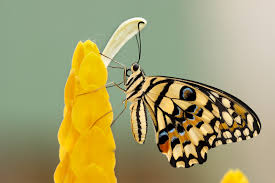
#> input picture images/papillon.jpeg, 275 x 183 px, found by its file name
$ python filtre.py
#> lines starting #> are read from the running program, lines starting #| are printed output that depends on the picture; long printed decimals are rounded
import numpy as np
import math
import matplotlib.pyplot as plt
import matplotlib.image as mpimg
import time

###### INITIALISATION #######

image_path = 'papillon.jpeg' #chemin de l'image

#lecture de l'image
image_origine = mpimg.imread(image_path)
#> image_origine is the input picture: shape (183, 275, 3); mean R, G, B 163.5, 157.6, 108.9
image = mpimg.imread(image_path)

#Conversion des valeurs entre 0 et 255
if image.dtype != np.uint8:  # Si les valeurs sont en flottant (0 à 1)
    image = (image * 255)
else:
    image = (image/np.max(image))*255


# On tronque l'image avec ses nouvelles dimensions
hauteur, largeur = image.shape[:2]
#> hauteur = 183; largeur = 275
nouvelle_hauteur = (hauteur // 8) * 8
#> nouvelle_hauteur = 176
nouvelle_largeur = (largeur // 8) * 8
#> nouvelle_largeur = 272
image = image[:nouvelle_hauteur, :nouvelle_largeur,:]
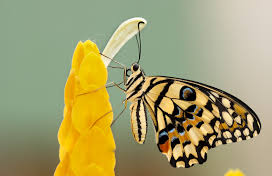
#> image: shape (176, 272, 3) float64; mean R, G, B 162.8, 158.1, 110.2

#centralisation des valeurs de la matrice
image = image - 128

taille_image = image.shape
#> taille_image = (176, 272, 3)

#seuil du filtre
SEUIL=6


#initialisation de P (matrice de passage) avec la formule de la double somme
P=np.zeros((8,8))
for i in range (8):
    for j in range (8):
        if i==0:
            ck=1/math.sqrt(2)
        else:
            ck=1
        P[i,j]= (1/2)*ck*math.cos(((2*j+1)*i*math.pi)/16)


# initialisation de Q : matrice de quantification Q
Q=np.array([[16,11,10,16,24,40,51,61],
            [12,12,13,19,26,58,60,55],
            [14,13,16,24,40,57,69,56],
            [14,17,22,29,51,87,80,62],
            [18,22,37,56,68,109,103,77],
            [24,35,55,64,81,104,113,92],
            [49,64,78,87,103,121,120,101],
            [72,92,95,98,112,100,103,99]])


####### COMPRESSION #########

compressed = np.zeros_like(image, dtype=float) #initialisation d'une matrice pour stocker les coefficients de compression

start_compression = time.time() # début du chronomètre pour le temps d'exécution

for c in range(taille_image[2]):  #compressions pour tous les canaux
    for i in range(0, taille_image[0], 8):   #compression par bloc de 8x8
        for j in range(0, taille_image[1], 8):
            bloc = image[i:i+8, j:j+8,c]
            #application du changement de base
            D = np.dot(P, np.dot(bloc,P.T))
            D_tilde = np.round(D/Q)
            compressed[i:i+8, j:j+8, c] = D_tilde

            # Suppression des coefficients selon le seuil (local au bloc)
            for k in range(8):
                for l in range(8):
                    if k + l >= SEUIL:
                        D_tilde[k, l] = 0
            compressed[i:i+8, j:j+8, c] = D_tilde
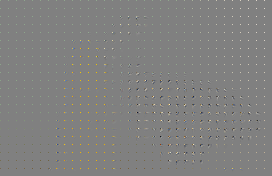
#> compressed: shape (176, 272, 3) float64; mean R, G, B 0.3, 0.2, -0.1; drawn with min black and max white

end_compression = time.time() # arrêt du chronomètre

time_taken_compression = end_compression - start_compression # calcul du temps d'exécution de la compression
print(f"Temps d'exécution de la compression : {time_taken_compression:.6f} secondes") #afficher le temps d'exécution


####### DECOMPRESSION ###########
decompressed = np.zeros_like(image, dtype=np.float32)

start_decompression = time.time() #début du chronomètre pour le temps d'exécution

for c in range(taille_image[2]):
    for i in range(0, taille_image[0], 8):
        for j in range(0, taille_image[1], 8):
            B = compressed[i:i+8,j:j+8,c]
            #opérations inverse à la compression
            D_tilde = B * Q
            D = np.dot(P.T, np.dot(D_tilde,P))
            D=np.round(D)
            decompressed[i:i+8, j:j+8, c] = D +128
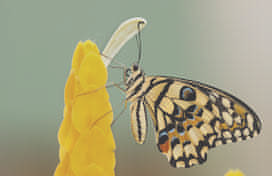
#> decompressed: shape (176, 272, 3) float32; mean R, G, B 162.7, 158, 110; drawn with min black and max white

#on limite les valeurs de la matrice entre 0 et 255
decompressed = np.clip(decompressed, 0, 255).astype(np.uint8)
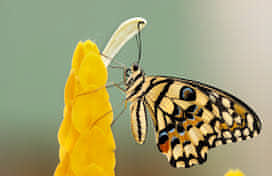
#> decompressed: shape (176, 272, 3); mean R, G, B 162.7, 158.1, 110.2

end_decompression = time.time() #arrêt du chronomètre

time_taken_decompression = end_decompression - start_decompression # calcul du temps d'exécution de la décompression
print(f"Temps d'exécution de la decompression : {time_taken_decompression:.6f} secondes") #affichage du temps d'exécution


######## CALCUL DU TAUX DE COMPRESSION ########
nb_coeff_non_zero = np.count_nonzero(compressed)  # Nombre de coefficients non nuls
#> nb_coeff_non_zero = 14752
taux_compression = 100 - ((nb_coeff_non_zero / (taille_image[1]*taille_image[0]*3)) * 100 )
#> taux_compression = 89.73
print(f"taux de compression : {taux_compression}")
#| taux de compression : 89.728


###### CALCUL DE L'ERREUR ########
erreur = (np.linalg.norm(((image+128)-decompressed))/(np.linalg.norm(image))) *100
#> erreur = 18.08
print(f"l'erreur est : {erreur}")
#| l'erreur est : 18.076

##### AFFICHAGE DES IMAGES
fig,axes = plt.subplots(2,2)
axes[0, 0].imshow(image_origine)
axes[0, 0].set_title("Image d'origine")
axes[0, 1].imshow(compressed)
axes[0, 1].set_title("Image compressée")
axes[1, 0].imshow(decompressed)
axes[1, 0].set_title("Image décompressée")
axes[1,1].axis('off')
plt.tight_layout()
plt.show()
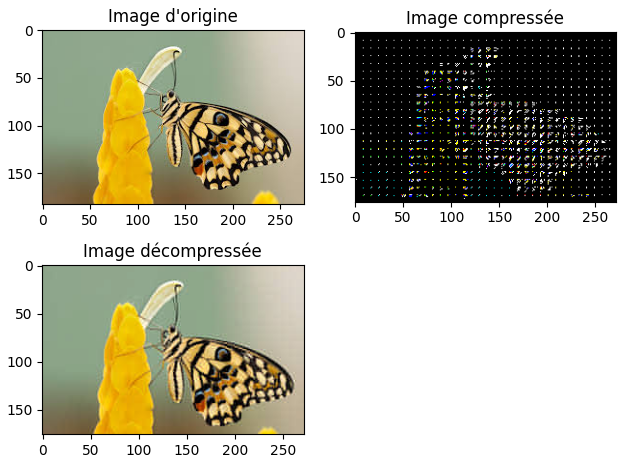
#> figure drawn by matplotlib, 3 panels

$ run again, with images/pierre.jpeg copied over images/papillon.jpeg
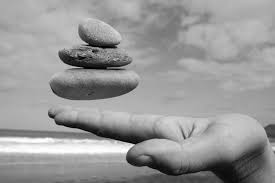
#> input picture images/pierre.jpeg, 275 x 183 px, found by its file name
#> image_origine is the input picture: shape (183, 275, 3); min 0, max 255, mean 152.3
#> after the loop `for c in range(taille_image[2]):`:
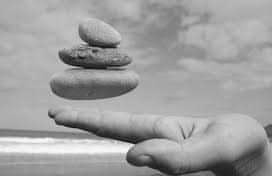
#> decompressed: shape (176, 272, 3) float32; min -27, max 263, mean 154.7; drawn with min black and max white
#> nb_coeff_non_zero = 12873
#> taux_compression = 91.04
#| taux de compression : 91.037
#> erreur = 8.42
#| l'erreur est : 8.417
#> `plt.show()`:
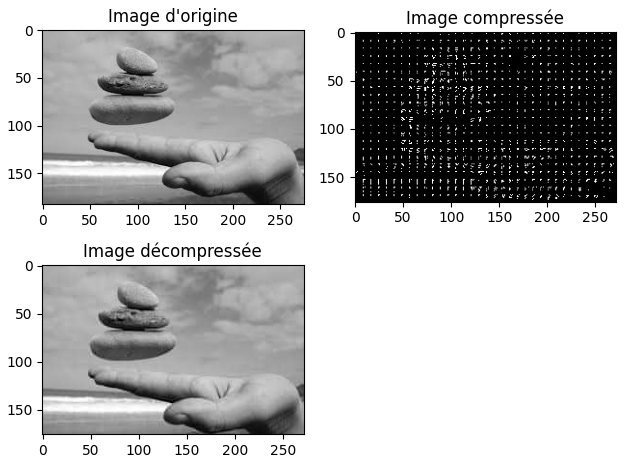
#> figure drawn by matplotlib, 3 panels

$ run again, with images/pns_noisy.png saved as images/papillon.jpeg
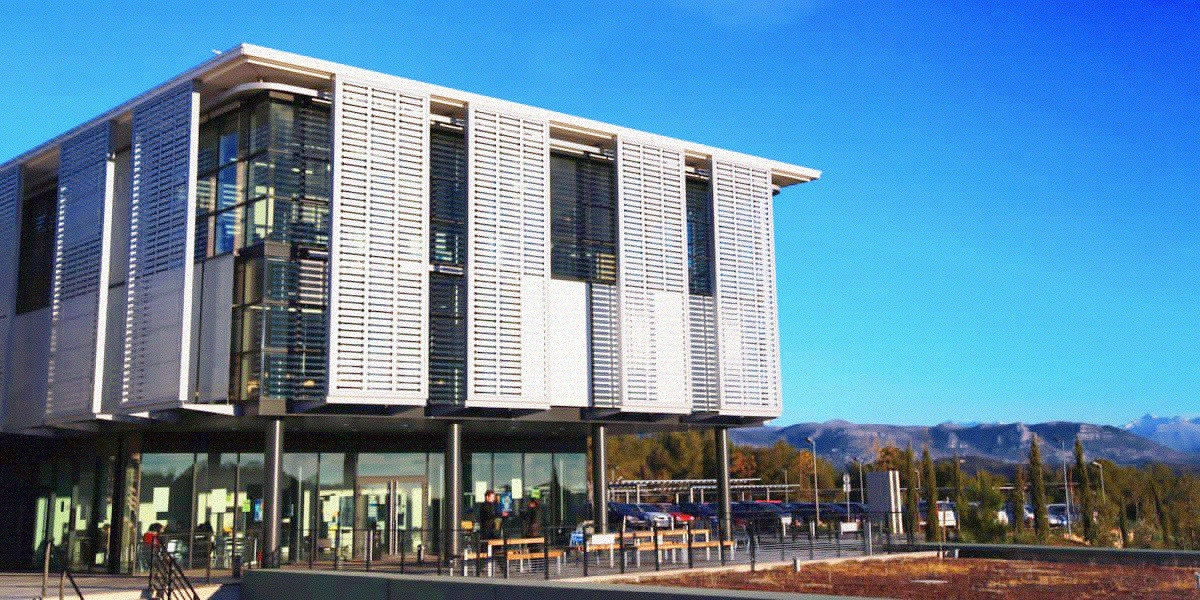
#> input picture images/pns_noisy.png, 1200 x 600 px, found by its file name
#> image_origine is the input picture: shape (600, 1200, 3); mean R, G, B 96.7, 133.3, 160.2
#> after the loop `for c in range(taille_image[2]):`:
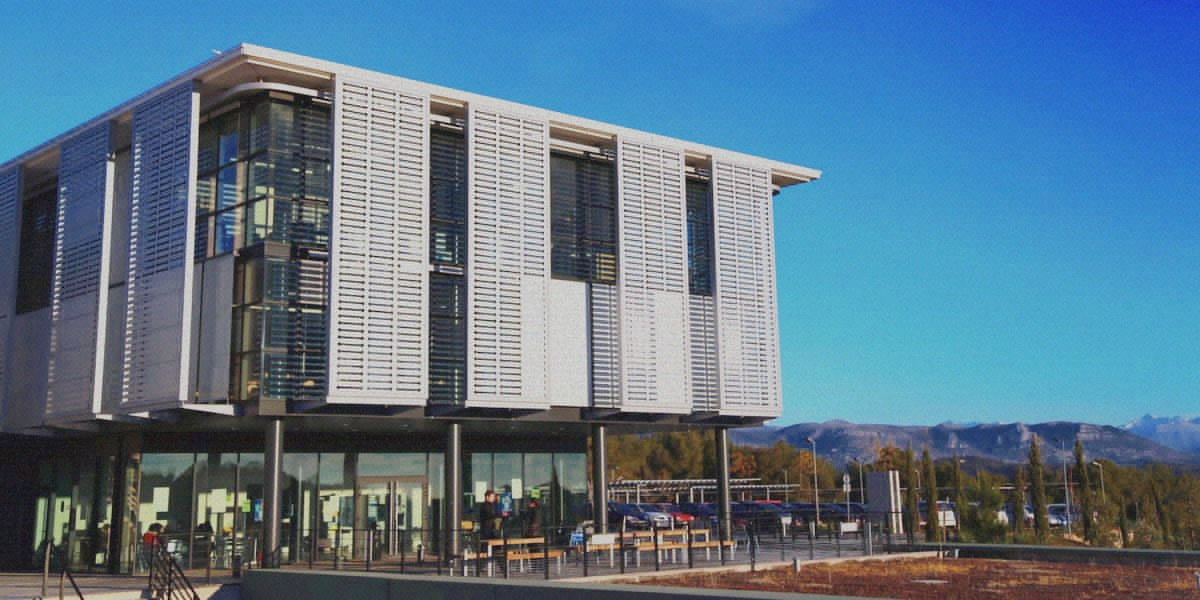
#> decompressed: shape (600, 1200, 3) float32; mean R, G, B 96.7, 133.3, 160.2; drawn with min black and max white
#> nb_coeff_non_zero = 290460
#> taux_compression = 86.55
#| taux de compression : 86.553
#> erreur = 19.82
#| l'erreur est : 19.820
#> `plt.show()`:
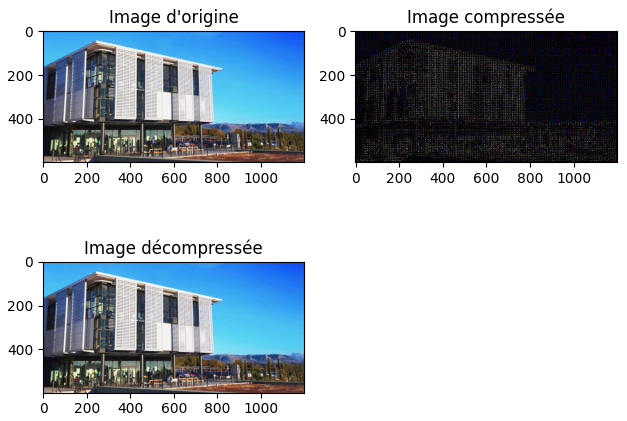
#> figure drawn by matplotlib, 3 panels
